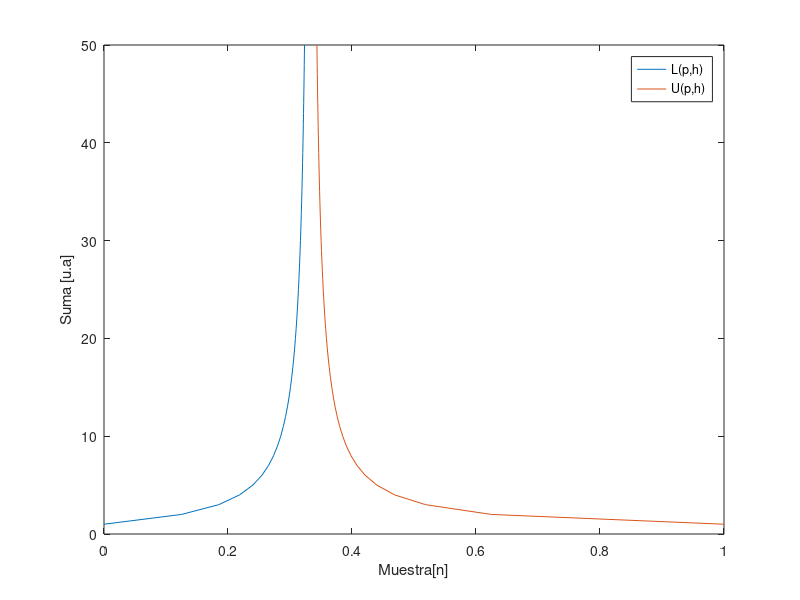

Recreate this plot in MATLAB.
n = linspace(1,50,50); 
y1 = (n.*(n-1).*(n.*2-1))
y2 = (n.^3)*6
y3 = y1./y2

y4 = (n.*(n+1).*(n.*2+1))
y5 = y4./y2
clf
figure()
plot(y3,n,'DisplayName','L(p,h)')
hold on
plot(y5,n,'DisplayName','U(p,h)')
legend
xlabel('Muestra[n]')
ylabel('Suma [u.a]')